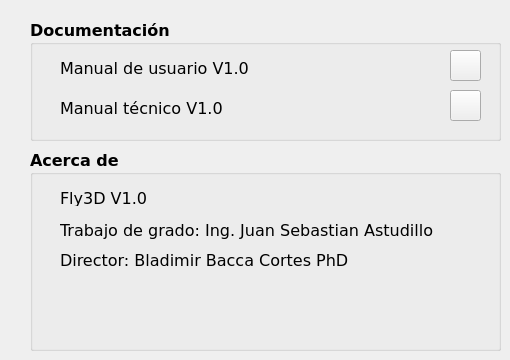
    <widget class="QWidget" name="tab_6">
     <attribute name="icon">
      <iconset>
       <normaloff>../Iconos/icono-manual.png</normaloff>../Iconos/icono-manual.png</iconset>
     </attribute>
     <attribute name="title">
      <string>Manuales</string>
     </attribute>
     <widget class="QGroupBox" name="groupBox_15">
      <property name="geometry">
       <rect>
        <x>30</x>
        <y>20</y>
        <width>471</width>
        <height>121</height>
       </rect>
      </property>
      <property name="font">
       <font>
        <family>Verdana</family>
        <pointsize>12</pointsize>
        <weight>75</weight>
        <bold>true</bold>
       </font>
      </property>
      <property name="title">
       <string>Documentación</string>
      </property>
      <widget class="QPushButton" name="pushButton_39">
       <property name="geometry">
        <rect>
         <x>420</x>
         <y>30</y>
         <width>31</width>
         <height>31</height>
        </rect>
       </property>
       <property name="font">
        <font>
         <family>Verdana</family>
         <pointsize>12</pointsize>
         <weight>50</weight>
         <bold>false</bold>
        </font>
       </property>
       <property name="text">
        <string/>
       </property>
       <property name="icon">
        <iconset>
         <normaloff>../Iconos/visualize.png</normaloff>../Iconos/visualize.png</iconset>
       </property>
       <property name="iconSize">
        <size>
         <width>30</width>
         <height>30</height>
        </size>
       </property>
      </widget>
      <widget class="QLabel" name="label_59">
       <property name="geometry">
        <rect>
         <x>30</x>
         <y>40</y>
         <width>311</width>
         <height>16</height>
        </rect>
       </property>
       <property name="font">
        <font>
         <family>Verdana</family>
         <pointsize>12</pointsize>
         <weight>50</weight>
         <bold>false</bold>
        </font>
       </property>
       <property name="text">
        <string>Manual de usuario V1.0</string>
       </property>
       <property name="scaledContents">
        <bool>false</bool>
       </property>
      </widget>
      <widget class="QLabel" name="label_60">
       <property name="geometry">
        <rect>
         <x>30</x>
         <y>80</y>
         <width>311</width>
         <height>16</height>
        </rect>
       </property>
       <property name="font">
        <font>
         <family>Verdana</family>
         <pointsize>12</pointsize>
         <weight>50</weight>
         <bold>false</bold>
        </font>
       </property>
       <property name="text">
        <string>Manual técnico V1.0</string>
       </property>
       <property name="scaledContents">
        <bool>false</bool>
       </property>
      </widget>
      <widget class="QPushButton" name="pushButton_40">
       <property name="geometry">
        <rect>
         <x>420</x>
         <y>70</y>
         <width>31</width>
         <height>31</height>
        </rect>
       </property>
       <property name="font">
        <font>
         <family>Verdana</family>
         <pointsize>12</pointsize>
         <weight>50</weight>
         <bold>false</bold>
        </font>
       </property>
       <property name="text">
        <string/>
       </property>
       <property name="icon">
        <iconset>
         <normaloff>../Iconos/visualize.png</normaloff>../Iconos/visualize.png</iconset>
       </property>
       <property name="iconSize">
        <size>
         <width>30</width>
         <height>30</height>
        </size>
       </property>
      </widget>
     </widget>
     <widget class="QGroupBox" name="groupBox_16">
      <property name="geometry">
       <rect>
        <x>30</x>
        <y>150</y>
        <width>471</width>
        <height>201</height>
       </rect>
      </property>
      <property name="font">
       <font>
        <family>Verdana</family>
        <pointsize>12</pointsize>
        <weight>75</weight>
        <bold>true</bold>
       </font>
      </property>
      <property name="title">
       <string>Acerca de</string>
      </property>
      <widget class="QLabel" name="label_61">
       <property name="geometry">
        <rect>
         <x>30</x>
         <y>40</y>
         <width>311</width>
         <height>16</height>
        </rect>
       </property>
       <property name="font">
        <font>
         <family>Verdana</family>
         <pointsize>12</pointsize>
         <weight>50</weight>
         <bold>false</bold>
        </font>
       </property>
       <property name="text">
        <string>Fly3D V1.0</string>
       </property>
       <property name="scaledContents">
        <bool>false</bool>
       </property>
      </widget>
      <widget class="QLabel" name="label_19">
       <property name="geometry">
        <rect>
         <x>30</x>
         <y>110</y>
         <width>211</width>
         <height>81</height>
        </rect>
       </property>
       <property name="font">
        <font>
         <family>Verdana</family>
         <pointsize>12</pointsize>
         <weight>50</weight>
         <bold>false</bold>
        </font>
       </property>
       <property name="text">
        <string/>
       </property>
       <property name="pixmap">
        <pixmap>../Iconos/logovalle.png</pixmap>
       </property>
       <property name="scaledContents">
        <bool>true</bool>
       </property>
      </widget>
      <widget class="QLabel" name="label_20">
       <property name="geometry">
        <rect>
         <x>30</x>
         <y>100</y>
         <width>381</width>
         <height>21</height>
        </rect>
       </property>
       <property name="font">
        <font>
         <family>Verdana</family>
         <pointsize>12</pointsize>
         <weight>50</weight>
         <bold>false</bold>
        </font>
       </property>
       <property name="text">
        <string>Director: Bladimir Bacca Cortes PhD</string>
       </property>
       <property name="scaledContents">
        <bool>false</bool>
       </property>
      </widget>
      <widget class="QLabel" name="label_21">
       <property name="geometry">
        <rect>
         <x>30</x>
         <y>70</y>
         <width>401</width>
         <height>21</height>
        </rect>
       </property>
       <property name="font">
        <font>
         <family>Verdana</family>
         <pointsize>12</pointsize>
         <weight>50</weight>
         <bold>false</bold>
        </font>
       </property>
       <property name="text">
        <string>Trabajo de grado: Ing. Juan Sebastian Astudillo</string>
       </property>
       <property name="scaledContents">
        <bool>false</bool>
       </property>
      </widget>
     </widget>
    </widget>
